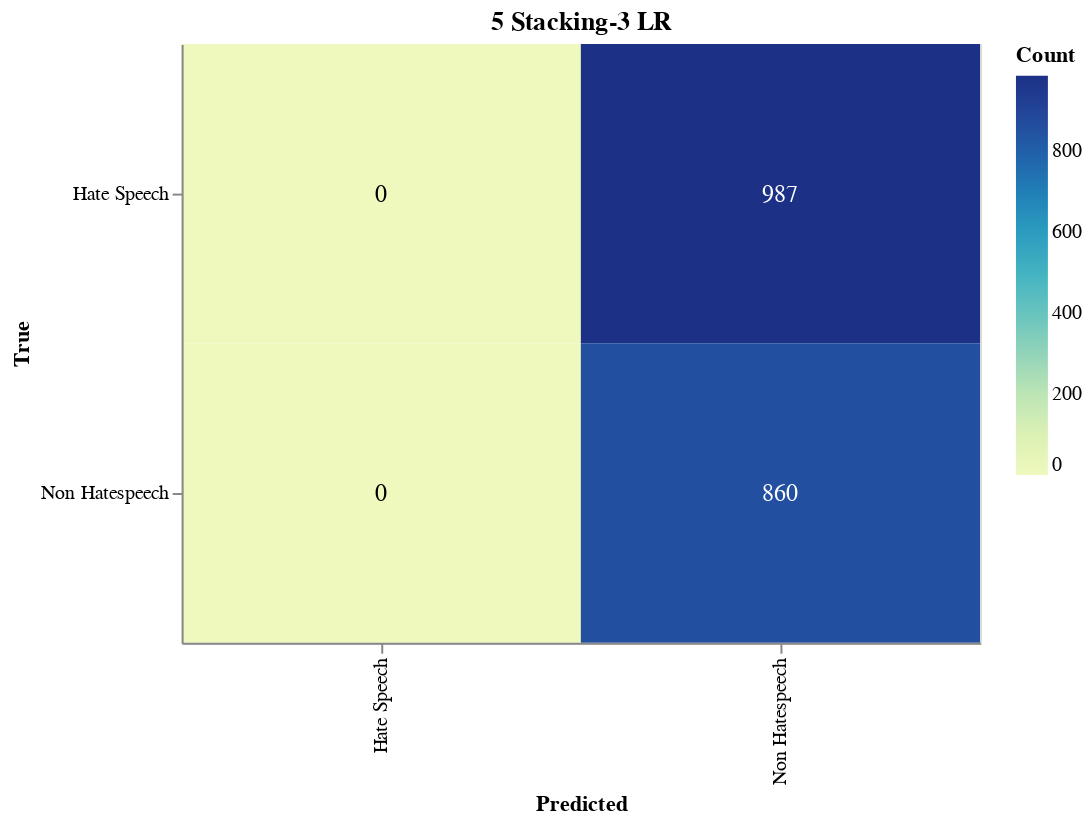

Source (notebook cell):
### Markdown cell above
#### Save Confusion Matrix

### Code cell
import altair as alt
import altair_saver
import pandas as pd
from sklearn.metrics import confusion_matrix

# Calculate the confusion matrix
cm = confusion_matrix(true_labels, adjusted_predictions)

# Define class names
class_names = ['Hate Speech', 'Non Hatespeech']

# Convert confusion matrix to DataFrame
cm_df = pd.DataFrame(cm, index=class_names, columns=class_names).reset_index().melt(id_vars='index')
cm_df.columns = ['True', 'Predicted', 'Count']

# Ensure the order of categories
cm_df['True'] = pd.Categorical(cm_df['True'], categories=class_names, ordered=True)
cm_df['Predicted'] = pd.Categorical(cm_df['Predicted'], categories=class_names, ordered=True)

# Create the Altair plot
heatmap = alt.Chart(cm_df).mark_rect().encode(
    x=alt.X('Predicted:O', sort=class_names),
    y=alt.Y('True:O', sort=class_names),
    color='Count:Q',
    tooltip=['True', 'Predicted', 'Count']
).properties(
    width=400,
    height=300,
    title='5 Stacking-3 LR'
)

# Add text labels
text = heatmap.mark_text(
    align='center',
    baseline='middle',
    fontSize=12
).encode(
    text='Count:Q',
    color=alt.condition(
        alt.datum.Count > cm.max() / 2,
        alt.value('white'),
        alt.value('black')
    )
)

# Combine heatmap and text
final_chart = heatmap + text

# Display the plot
final_chart.show()

### Figure 1 — Vega-Lite specification as saved in the notebook (floating-point values rounded to 4 significant figures)
{"config": {"view": {"continuousWidth": 300, "continuousHeight": 300}}, "layer": [{"mark": {"type": "rect"}, "encoding": {"color": {"field": "Count", "type": "quantitative"}, "tooltip": [{"field": "True", "type": "ordinal"}, {"field": "Predicted", "type": "ordinal"}, {"field": "Count", "type": "quantitative"}], "x": {"field": "Predicted", "sort": ["Hate Speech", "Non Hatespeech"], "type": "ordinal"}, "y": {"field": "True", "sort": ["Hate Speech", "Non Hatespeech"], "type": "ordinal"}}, "title": "5 Stacking-3 LR"}, {"mark": {"type": "text", "align": "center", "baseline": "middle", "fontSize": 12}, "encoding": {"color": {"condition": {"test": "(datum.Count > 493.5)", "value": "white"}, "value": "black"}, "text": {"field": "Count", "type": "quantitative"}, "tooltip": [{"field": "True", "type": "ordinal"}, {"field": "Predicted", "type": "ordinal"}, {"field": "Count", "type": "quantitative"}], "x": {"field": "Predicted", "sort": ["Hate Speech", "Non Hatespeech"], "type": "ordinal"}, "y": {"field": "True", "sort": ["Hate Speech", "Non Hatespeech"], "type": "ordinal"}}, "title": "5 Stacking-3 LR"}], "data": {"name": "data-010c52edfd2079f09c0236dffc020b77"}, "height": 300, "width": 400, "$schema": "https://vega.github.io/schema/vega-lite/v5.17.0.json", "datasets": {"data-010c52edfd2079f09c0236dffc020b77": [{"True": "Hate Speech", "Predicted": "Hate Speech", "Count": 0}, {"True": "Non Hatespeech", "Predicted": "Hate Speech", "Count": 0}, {"True": "Hate Speech", "Predicted": "Non Hatespeech", "Count": 987}, {"True": "Non Hatespeech", "Predicted": "Non Hatespeech", "Count": 860}]}}
